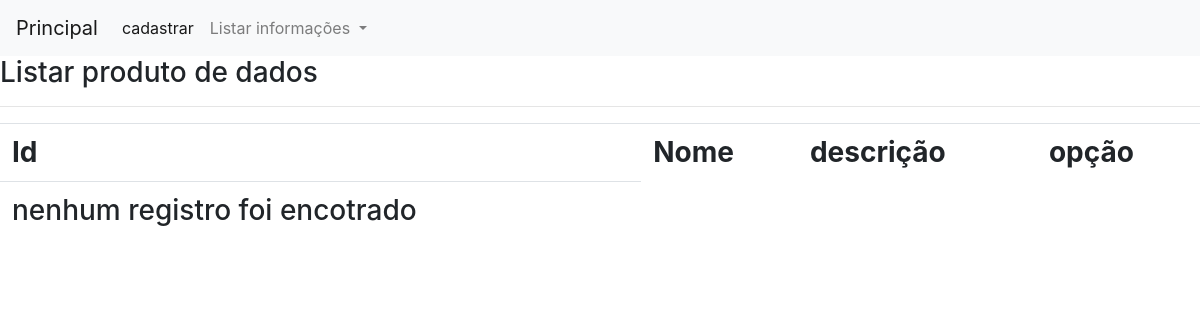
/listar/produto/, run on an earlier commit of the app's database.
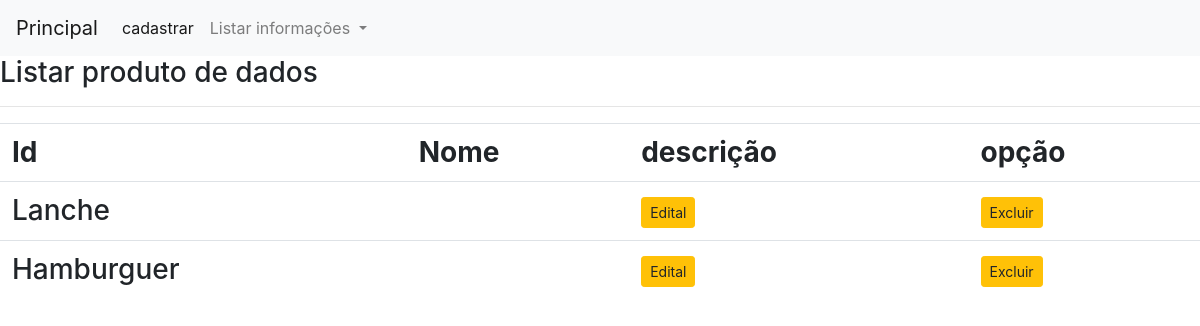
And on a later commit of the database.
### cadastros/models.py (models this page shows)
class Produtos(models.Model):
    nome = models.CharField(max_length=100)
    preco = models.DecimalField(max_digits=10, decimal_places=2)
    categoria = models.CharField(max_length=50, choices=[('bebida', 'Bebida'), ('hamburguer', 'Hambúrguer'), ('sorvete', 'Sorvete'), ('porcao', 'Porção')])

### cadastros/views.py (the view)
# urls.py: path('listar/produto/',ProdutoListView.as_view(),name="listar-produto"),
class ProdutoListView(ListView):
    model=Produtos
    template_name='cadastros/listar/campo.html'

### cadastros/templates/cadastros/listar/campo.html (shortened to what this page needs)
{%load static%}
{%load crispy_forms_tags%}
<!DOCTYPE html>
<html>
    <head>
        <link rel="stylesheet" href="https://cdn.jsdelivr.net/npm/bootstrap@4.2.1/dist/css/bootstrap.min.css">    </head>
    </head>
    <body>
       {% block menu%}
<nav class="navbar navbar-expand-lg navbar-light bg-light">
  <a class="navbar-brand" href="{%url 'index'%}">Principal</a>
  <div class="collapse navbar-collapse" id="navbarNavDropdown">
    <ul class="navbar-nav">
      <li class="nav-item active">
        <a class="nav-link" href="{%url 'cadastrar-produto'%}">cadastrar <span class="sr-only">(current)</span></a>
      </li>
      <li class="nav-item dropdown">
        <a class="nav-link dropdown-toggle" href="#" id="navbarDropdownMenuLink" role="button" data-toggle="dropdown" aria-haspopup="true" aria-expanded="false">
         Listar informações
        </a>
      </li>
    </ul>
  </div>
</nav>
        {% endblock %}
{% block conteudo %}
<h3> Listar produto de dados
    <hr>
<div class='table-responsive'>
    <table class='table table-strinped'>
      <tr>
      <th> Id</th>
      <th> Nome</th>
      <th> descrição</th>
      <th> opção</th>
      </tr>
      {%for produto in object_list%}
      <tr>
        <td>{{produto.nome}}</td>
        <td>{{produto.descricao}}</td>
         <td>
           <a href="{%url 'editar-produto' produto.pk%}"
            class="btn btn-warning btn-sm"> Edital</a>
        </td>
     <td>
          <a href="{%url 'excluir-produto' produto.pk%}"
          class="btn btn-warning btn-sm"> Excluir</a>
        </td>
       </tr>
       {% empty%}
       <tr>
        <td> nenhum registro foi encotrado</td>
       </tr>
       {% endfor %}
    </table>
</div>
{% endblock  %}

What changed in the data, as far as the page shows it:
added Produtos: nome "Lanche"
added Produtos: nome "Hamburguer"
Also different on the page:
text no longer shown: "nenhum registro foi encotrado"
